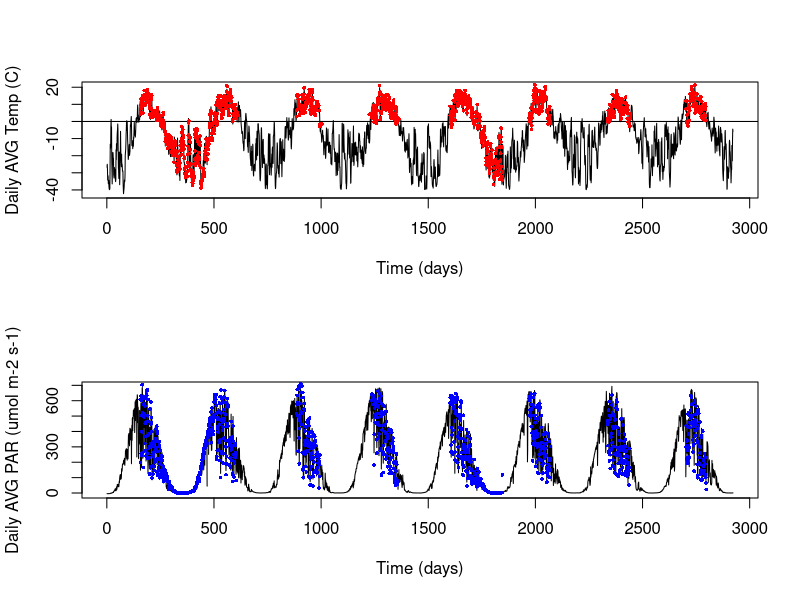
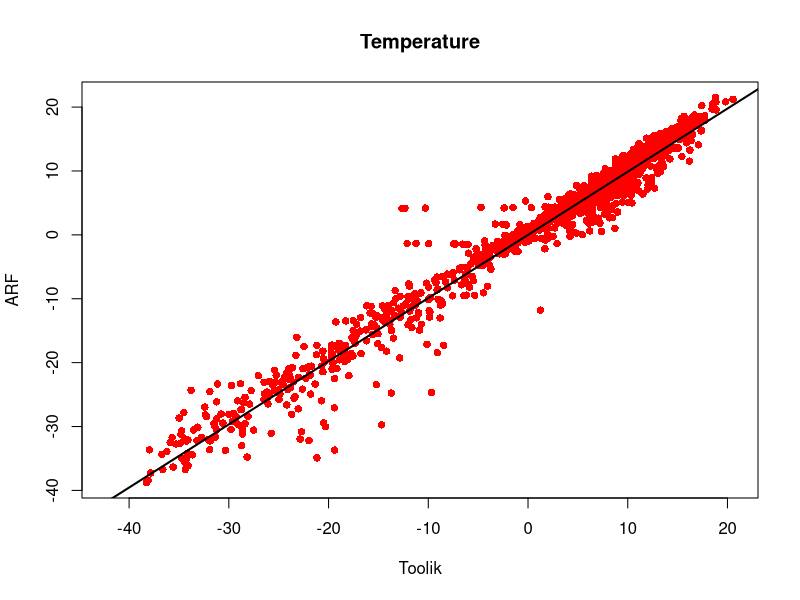
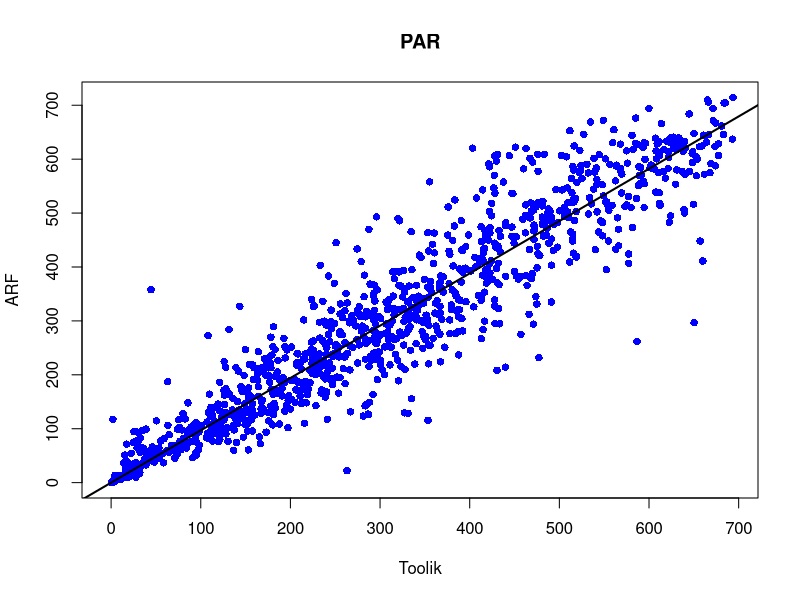
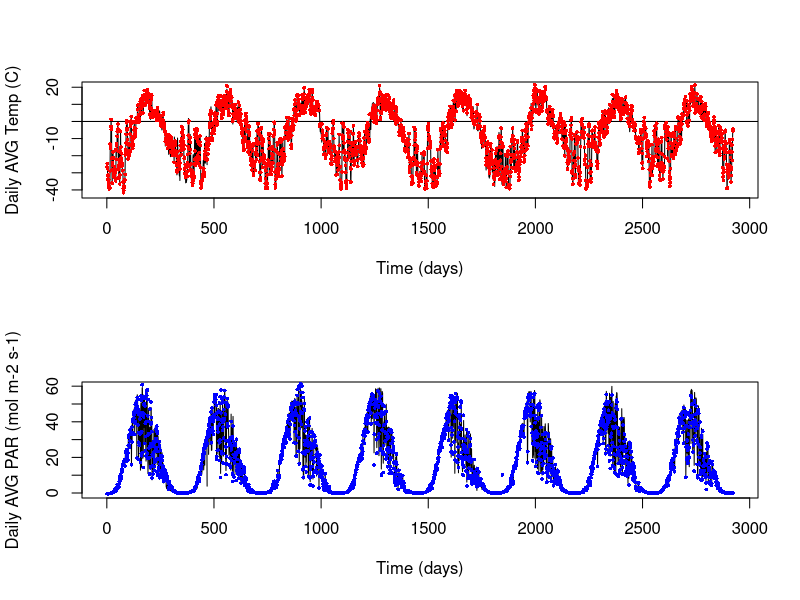

R code for these plots, in order:
#first upload and viewdata 

data = read.csv("OriginalData_NOTfilled.csv") #choose file from directory
names(data) = c("time", "year", "DOY","Temp_T", "PAR_T", "Temp_ARF", "PAR_ARF")
head(data) #view table

#plot data
par(mfrow=c(2,1)) 
plot(data$Temp_T~data$time, type="l", ylab = "Daily AVG Temp (C)", xlab="Time (days)") 
abline(h=0)
points(data$Temp_ARF~data$time, col="red", pch=16, cex=0.5)
plot(data$PAR_T~data$time, type="l", ylab = "Daily AVG PAR (umol m-2 s-1)", xlab="Time (days)")
points(data$PAR_ARF~data$time, col="blue", pch=16, cex=0.5)
#ARF data is missing winter measurements - want to fill this in

#want to plot to determine relationship, and then fill in missing data in ARF data
#start with temperature
linmod.t = lm(data$Temp_ARF~data$Temp_T + 0) #linear model, set intercept = 0
summary(linmod.t) #summary
slope.t = summary(linmod.t)$coefficients[1,1] #slope value

par(mfrow=c(1,1))
plot(data$Temp_ARF~data$Temp_T, ylab = "ARF", xlab="Toolik", main="Temperature", pch=16, col="red")
abline(linmod.t, lwd = 2) #linear regression line

#do the same thing for PAR data
linmod.p = lm(data$PAR_ARF~data$PAR_T + 0)
summary(linmod.p)
slope.p = summary(linmod.p)$coefficients[1,1]

par(mfrow=c(1,1))
plot(data$PAR_ARF~data$PAR_T, ylab = "ARF", xlab="Toolik", main="PAR", pch=16, col="blue")
abline(linmod.p, lwd = 2)

#fill in missing data - NEED TO FIGURE OUT HOW TO CARRY UNCERTAINTY THROUGH THIS???

for(i in 1:length(data$Temp_ARF)){
  
  if(is.na(data$Temp_ARF[i])==TRUE) {
    data$Temp_ARF[i] = data$Temp_T[i]*slope.t 
  }
  
  if(is.na(data$PAR_ARF[i])==TRUE) {
    data$PAR_ARF[i] = data$PAR_T[i]*slope.p
  }
}

#need to convert units of PAR
data$PAR_ARF = data$PAR_ARF*(1E-6)*86400
data$PAR_T = data$PAR_T*(1E-6)*86400

#check output to make sure it all lines up
par(mfrow=c(2,1))
plot(data$Temp_T~data$time, type="l", ylab = "Daily AVG Temp (C)", xlab="Time (days)")
abline(h=0)
points(data$Temp_ARF~data$time, col="red", pch=16, cex=0.5)
plot(data$PAR_T~data$time, type="l", ylab = "Daily AVG PAR (mol m-2 s-1)", xlab="Time (days)")
points(data$PAR_ARF~data$time, col="blue", pch=16, cex=0.5)

write.csv(data, "InputData_Processed.csv") #added the updated data to the working directory so that it is easy to access - won't have to do any of the above steps again
